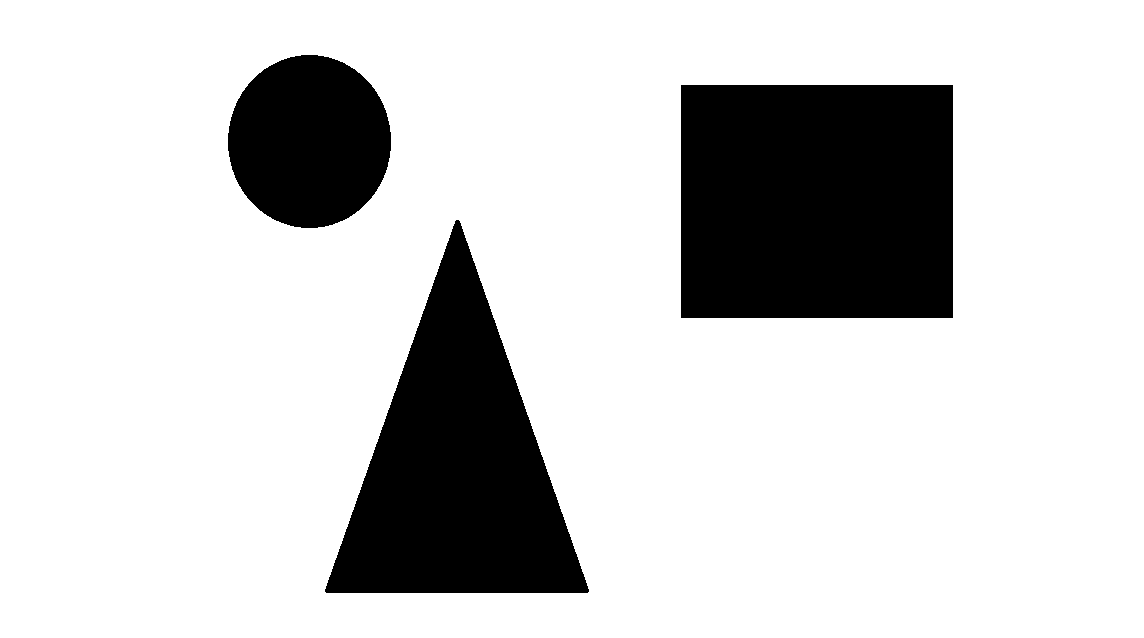
#> input picture opencv attempts/shapes.png, 1144 x 638 px
$ python shapedetection.py   (older library calls are emulated)
#> lines starting #> are read from the running program, lines starting #| are printed output that depends on the picture; after the words box and inside, x2 and y2 are one past the last pixel; in counts of white or black regions, pixels touching at a corner belong together
# -*- coding: utf-8 -*-
"""
Created on Sat May 18 22:56:04 2019

SHAPE DETECTION

@author: radu
"""

import numpy as np
import cv2

img=cv2.imread('shapes.png'); #import grayscale
#> img is the input picture: shape (638, 1144, 3); 81.4% white; 3 black regions, box (x1, y1, x2, y2) and area: (681, 85, 953, 318) 63376, (325, 220, 589, 593) 50260, (228, 55, 391, 228) 22122
cv2.imshow('initial image', img);#show it color
grayscale=cv2.cvtColor(img, cv2.COLOR_BGR2GRAY);
cv2.imshow('grayscale initial', grayscale);
ret,thresh = cv2.threshold(grayscale,127,255,1);
#> thresh: shape (638, 1144); 18.6% white; 3 white regions
im2,contours,h = cv2.findContours(thresh,1,2);
#> contours = 3 contours; box (x1, y1, x2, y2) and area: (681, 85, 953, 318) 62872, (325, 220, 589, 593) 49756, (228, 55, 391, 228) 21885; h = [[1, -1, -1, -1], [2, 0, -1, -1], [-1, 1, -1, -1]]

#contours is a list of all the coordinates of the contours (corners)

for cnt in contours:
    approx = cv2.approxPolyDP(cnt,0.01*cv2.arcLength(cnt,True),True)
    if len(approx)==5:
        cv2.drawContours(img,[cnt],0,255,3)
    elif len(approx)==3:

        cv2.drawContours(img,[cnt],0,(0,255,0),3)
    elif len(approx)==4:

        cv2.drawContours(img,[cnt],0,(0,0,255),3)

    elif len(approx) > 15:

        cv2.drawContours(img,[cnt],0,(0,255,255),3)
#> this loop made 3 passes
#> approx on passes 1 to 2: [[456, 220], [325, 591], [587, 592]], [[681, 85], [681, 317], [952, 317], [952, 85]]
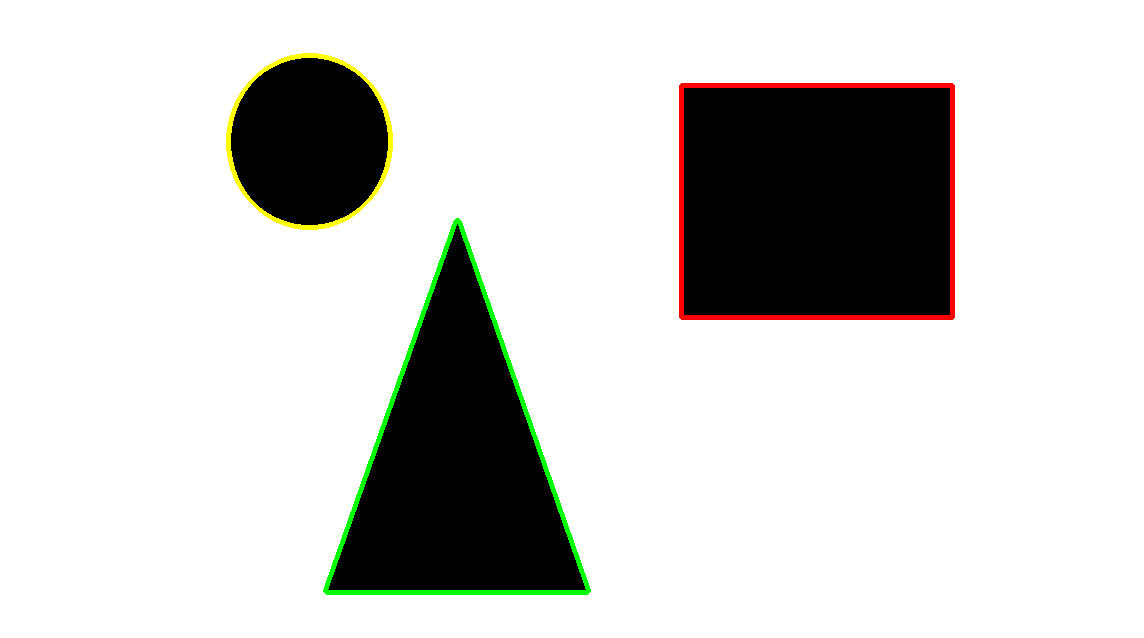
#> img: shape (638, 1144, 3); 1.7% of pixels changed, all inside (x1, y1, x2, y2) = (226, 53, 955, 595)

cv2.imshow('processed', img)


#1: for how many polygons there are, find them all and print the total number, and what they are
#2: draw contour for each over the initial image


cv2.waitKey(0);
cv2.destroyAllWindows();
